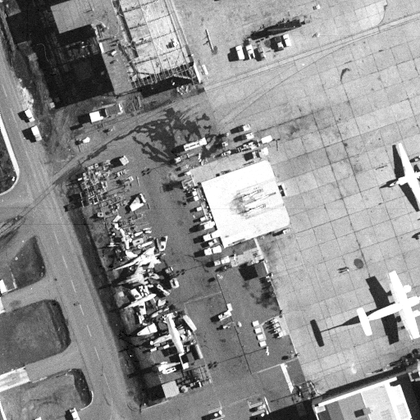
%> input picture WNNM_code/airfield.png, 420 x 420 px, shrunk from 512 x 512 before the run
$ octave Demo.m   (GNU Octave 9; MATLAB toolbox functions it lacks are replaced by stand-ins)
%> lines starting %> are read from the running program, lines starting %| are printed output that depends on the picture
### csnr.m
function s=csnr(A,B,row,col)

[n,m,ch]=size(A);

if ch==1
   e=A-B;
   e=e(row+1:n-row,col+1:m-col);
   me=mean(mean(e.^2));
   s=10*log10(255^2/me);
else
   e=A-B;
   e=e(row+1:n-row,col+1:m-col,:);
   e1=e(:,:,1);e2=e(:,:,2);e3=e(:,:,3);
   me1=mean(mean(e1.^2));
   me2=mean(mean(e2.^2));
   me3=mean(mean(e3.^2));
   mse=(me1+me2+me3)/3;
   s  = 10*log10(255^2/mse);
%    s(1)=10*log10(255^2/me1);
%    s(2)=10*log10(255^2/me2);
%    s(3)=10*log10(255^2/me3);
end


return;

### WNNM_code/WNNM_DeNoising.m
function [E_Img]   =  WNNM_DeNoising( N_Img, O_Img, Par )


E_Img           = N_Img;                                                        % Estimated Image
[Height, Width, Ch]  = size(E_Img);
Par.Ch = Ch;
% TotalPatNum     = (Height-Par.patsize+1)*(Width-Par.patsize+1);                 %Total Patch Number in the image
% Dim             = Par.patsize*Par.patsize*Par.Ch;


[Neighbor_arr, Num_arr, Self_arr] =	NeighborIndex(N_Img, Par);                  % PreCompute the all the patch index in the searching window
NL_mat              =   zeros(Par.patnum,length(Num_arr));          % NL Patch index matrix
% [4 lines of commented-out code are left out]

for iter = 1 : Par.Iter
    E_Img             	=	E_Img + Par.delta*(N_Img - E_Img);
    [CurPat, Sigma_arr]	=	Im2Patch( E_Img, N_Img, Par );                      % image to patch and estimate local noise variance

    if (mod(iter-1,Par.Innerloop)==0)
        Par.patnum = Par.patnum-10;                                             % Lower Noise level, less NL patches
        NL_mat  =  Block_matching(CurPat, Par, Neighbor_arr, Num_arr, Self_arr);% Caculate Non-local similar patches for each
        if(iter==1)
            Sigma_arr = Par.nSig * ones(size(Sigma_arr));                       % First Iteration use the input noise parameter
        end
    end

    [EPat, W]  =  PatEstimation( NL_mat, Self_arr, Sigma_arr, CurPat, Par );   % Estimate all the patches
    E_Img      =  Patch2Im( EPat, W, Par.patsize, Height, Width, Ch );
    PSNR  = csnr( O_Img * 255, E_Img * 255, 0, 0 );
    SSIM      =  cal_ssim( O_Img * 255, E_Img * 255, 0, 0 );
    fprintf( 'Iter = %2.3f, PSNR = %2.2f, SSIM = %2.2f \n', iter, PSNR, SSIM );
end
return;

### WNNM_code/NeighborIndex.m
function  [Neighbor_arr, Num_arr, SelfIndex_arr]  =  NeighborIndex(im, par)
% This Function Precompute the all the patch indexes in the Searching window
% -Neighbor_arr is the array of neighbor patch indexes for each keypatch
% -Num_arr is array of the effective neighbor patch numbers for each keypatch
% -SelfIndex_arr is the index of keypatches in the total patch index array
SW      	=   par.SearchWin;
s           =   par.step;
TempR       =   size(im,1)-par.patsize+1;
TempC       =   size(im,2)-par.patsize+1;
R_GridIdx	=   [1:s:TempR];
R_GridIdx	=   [R_GridIdx R_GridIdx(end)+1:TempR];
C_GridIdx	=   [1:s:TempC];
C_GridIdx	=   [C_GridIdx C_GridIdx(end)+1:TempC];

Idx         =   (1:TempR*TempC);
Idx         =   reshape(Idx, TempR, TempC);
R_GridH     =   length(R_GridIdx);
C_GridW     =   length(C_GridIdx);

Neighbor_arr    =   int32(zeros(4*SW*SW,R_GridH*C_GridW));
Num_arr         =   int32(zeros(1,R_GridH*C_GridW));
SelfIndex_arr   =   int32(zeros(1,R_GridH*C_GridW));

for  i  =  1 : R_GridH
    for  j  =  1 : C_GridW
        OffsetR     =   R_GridIdx(i);
        OffsetC     =   C_GridIdx(j);
        Offset1  	=  (OffsetC-1)*TempR + OffsetR;
        Offset2   	=  (j-1)*R_GridH + i;

        top         =   max( OffsetR-SW, 1 );
        button      =   min( OffsetR+SW, TempR );
        left        =   max( OffsetC-SW, 1 );
        right       =   min( OffsetC+SW, TempC );

        NL_Idx     =   Idx(top:button, left:right);
        NL_Idx     =   NL_Idx(:);

        Num_arr(Offset2)  =  length(NL_Idx);
        Neighbor_arr(1:Num_arr(Offset2),Offset2)  =  NL_Idx;
        SelfIndex_arr(Offset2) = Offset1;
    end
end

### WNNM_code/Im2Patch.m
function  [Y SigmaArr]  =  Im2Patch( E_Img,N_Img, par )
TotalPatNum = (size(E_Img,1)-par.patsize+1)*(size(E_Img,2)-par.patsize+1);                  %Total Patch Number in the image
Y           =   zeros(par.patsize*par.patsize, TotalPatNum, 'single');                      %Current Patches
N_Y         =   zeros(par.patsize*par.patsize, TotalPatNum, 'single');                      %Patches in the original noisy image
k           =   0;

for i  = 1:par.patsize
    for j  = 1:par.patsize
              k     =  k+1;
        E_patch     =  E_Img(i:end-par.patsize+i,j:end-par.patsize+j);
        N_patch     =  N_Img(i:end-par.patsize+i,j:end-par.patsize+j);
        Y(k,:)      =  E_patch(:)';
        N_Y(k,:)    =  N_patch(:)';
    end
end
 SigmaArr = par.lamada*sqrt(abs(repmat(par.nSig^2,1,size(Y,2))-mean((N_Y-Y).^2)));          %Estimated Local Noise Level

### WNNM_code/ParSet.m
function  [par]=ParSet(nSig)

par.nSig      =   nSig;                                 % Variance of the noise image
par.SearchWin =   30;                                   % Non-local patch searching window
par.delta     =   0.1;                                  % Parameter between each iter
par.c         =   sqrt(2);                              % Constant num for the weight vector
par.Innerloop =   2;                                    % InnerLoop Num of between re-blockmatching
par.ReWeiIter =   3;
if nSig<=20
    par.patsize       =   6;                            % Patch size
    par.patnum        =   70;                           % Initial Non-local Patch number
    par.Iter          =   8;                            % total iter numbers
%     par.lamada        =   0.54;                         % Noise estimete parameter
elseif nSig <= 40
    par.patsize       =   7;
    par.patnum        =   90;
    par.Iter          =   12;
%     par.lamada        =   0.56;
elseif nSig<=60
    par.patsize       =   8;
    par.patnum        =   120;
    par.Iter          =   14;
%     par.lamada        =   0.58;
else
    par.patsize       =   9;
    par.patnum        =   140;
    par.Iter          =   14;
%     par.lamada        =   0.58;
end
par.step      =   floor(par.patsize - 1);
% par.step      =   floor((par.patsize)/2-1);
% Blockmatching and perform WNNM algorithm on all the patches in the image
% is time consuming, we just perform the blockmatching and WNNM on parts of
% patches in the image (we call these patches keypatch in explanatory notes)
% par.step is the step between each keypatch, smaller step will further
% improve the denoisng result

### WNNM_code/Demo.m


    nSig  = 40;
    O_Img = double(imread('airfield.png'));
%> O_Img: size 420x420 double; min 0, max 255, mean 143.4; mean of the top-left, top-right, bottom-left and bottom-right quarters 113.4, 184.2, 116.4, 159.6

    randn('seed', 0);
    N_Img = O_Img + nSig* randn(size(O_Img));                                   %Generate noisy image
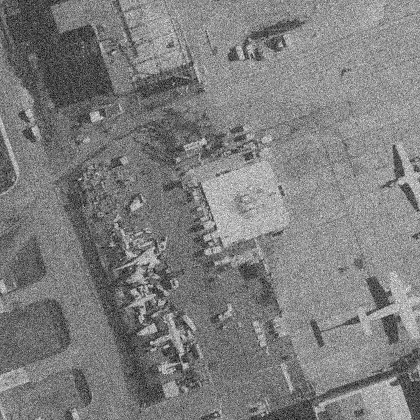
%> N_Img: size 420x420 double; min -121.4, max 413.1, mean 143.4; drawn with min black and max white
    PSNR  =  csnr( N_Img, O_Img, 0, 0 );
%> in csnr, `e=A-B;`:
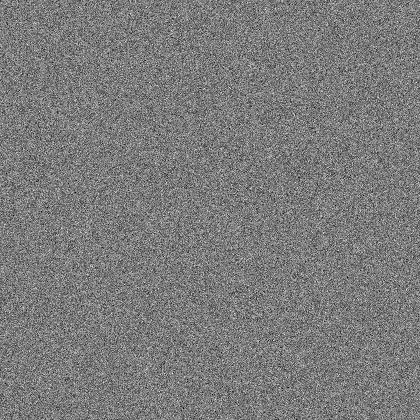
%> e: size 420x420 double; min -174, max 184.9, mean 0; drawn with min black and max white
%> in csnr, `me=mean(mean(e.^2));`: me = 1597.8
%> in csnr, `s=10*log10(255^2/me);`: s = 16.1
%> PSNR = 16.1
    fprintf( 'Noisy Image: nSig = %2.3f, PSNR = %2.2f \n\n\n', nSig, PSNR );
%| Noisy Image: nSig = 40.000, PSNR = 16.10

    Par   = ParSet(nSig);
    E_Img = WNNM_DeNoising( N_Img, O_Img, Par );                                %WNNM denoisng function
%> in WNNM_DeNoising, `[Neighbor_arr, Num_arr, Self_arr] =	NeighborIndex(N_Img, Par);`: Num_arr = 5476 values, max 3721 at index 376, min 961 at index 1, mean 3250.5; Self_arr = 5476 values from 1 to 171396
%> the run ends on the next line

$ run again, with WNNM_code/Monarch.PNG copied over WNNM_code/airfield.png
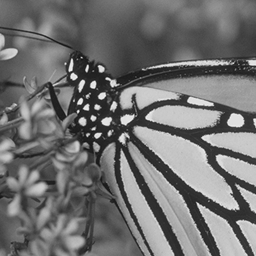
%> input picture WNNM_code/Monarch.PNG, 256 x 256 px
%> in csnr, `e=A-B;`:
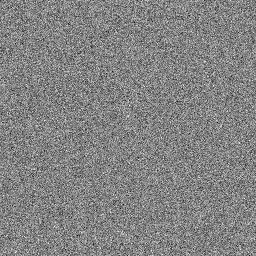
%> e: size 256x256 double; min -173.1, max 162.9, mean 0.1; drawn with min black and max white
%> me = 1585.9
%> in csnr, `s=10*log10(255^2/me);`: s = 16.13
%| Noisy Image: nSig = 40.000, PSNR = 16.13
%> after the loop in NeighborIndex, `for  i  =  1 : R_GridH`:
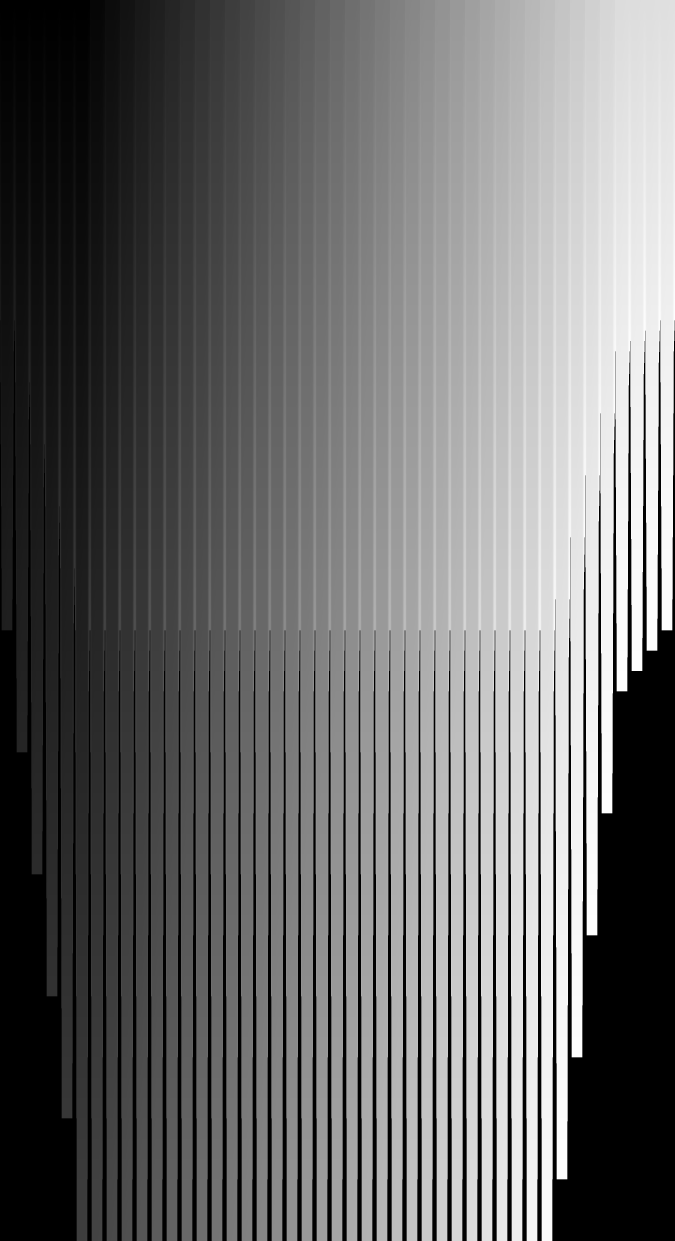
%> Neighbor_arr: size 3721x2025 int32 (shown at 1/3 size); min 0, max 62500, mean 26502.1; drawn with min black and max white
%> in WNNM_DeNoising, `[Neighbor_arr, Num_arr, Self_arr] =	NeighborIndex(N_Img, Par);`: Num_arr = 2025 values, max 3721 at index 231, min 961 at index 1, mean 3069.2; Self_arr = 2025 values from 1 to 62500
%> NL_mat: size 90x2025 double; every value is 0
